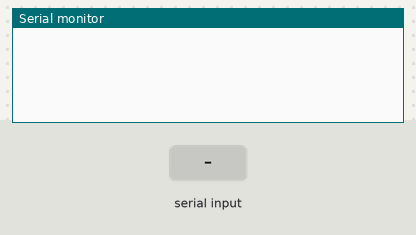
Simulated run of this sketch. Board: Arduino Uno, built with avr-gcc and run on an emulated ATmega328P. Parts: the last lines printed to the serial monitor. The test bench sets the inputs (shaded band).

Above: at 1.2 s.
1.3 s: "1" received over Serial
At 1.6 s:
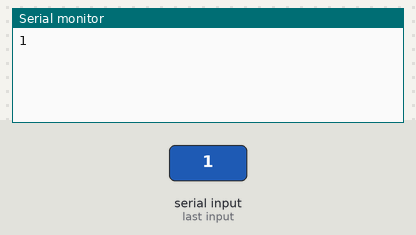
2.8 s: "s" received over Serial
At 4.0 s:
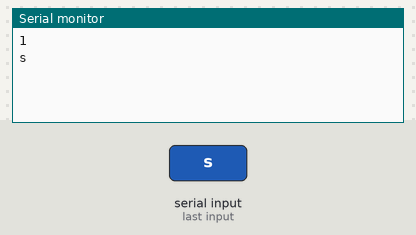
4.3 s: "t" received over Serial
At 5.1 s:
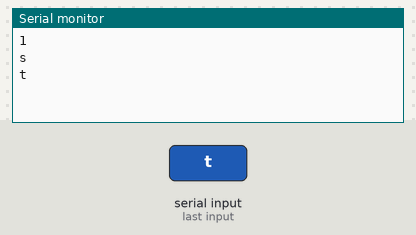
5.8 s: "x" received over Serial
At 6.3 s:
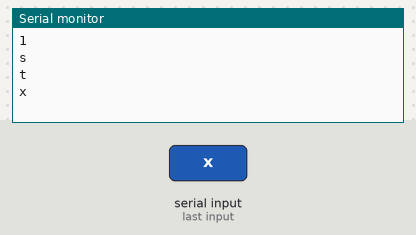
7.3 s: "c" received over Serial
At 8.6 s:
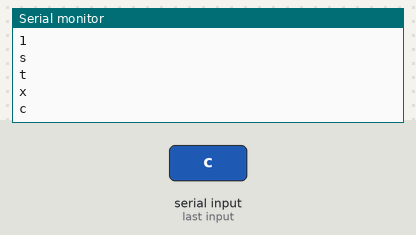

The sketch:

arduino_bluetooth_controller.ino
```cpp
/*
 * Easy Bluetooth Controller
 *
 * For use with the Arduino Bluetooth Controller by Giumig Apps
 *
 * Yonder Dynamics 2017
 *
 */

char val;

void setup() {
  Serial.begin(9600);
}

void parseCommand(char input) {
  switch (input) {
    case '1': // LEFT
      //turnLeft();
      break;
    case '2': // UP
      //setVelocity(1);
      break;
    case '3': // RIGHT
      //turnRight();
      break;
    case '4': // DOWN
      //setVelocity(-1)
      break;
    case '5': // SELECT
      //toggleMode();
      break;
    case '6': // START
      //pause();
      break;
    case 's': // SQUARE
      //hop();
      break;
    case 't': // TRIANGLE
      //skip();
      break;
    case 'x': // X
      //jump();
      break;
    case 'c': // CIRCLE
      //crawl();
      break;
  }
}


void loop() {

  // Check for incoming command
  if (Serial.available()) {
    val=Serial.read();
    Serial.println(val); // Use the IDE's Tools > Serial Monitor
    parseCommand(val); // parse the input
  }

}
```

Measured:
- after the input at 1.3 s, the serial monitor: prints a new line at once (image 1)
- after the input at 2.8 s, the serial monitor: prints a new line at once (image 2)
- after the input at 4.3 s, the serial monitor: prints a new line at once (image 3)
- after the input at 5.8 s, the serial monitor: prints a new line at once (image 4)
- after the input at 7.3 s, the serial monitor: prints a new line at once (image 5)
